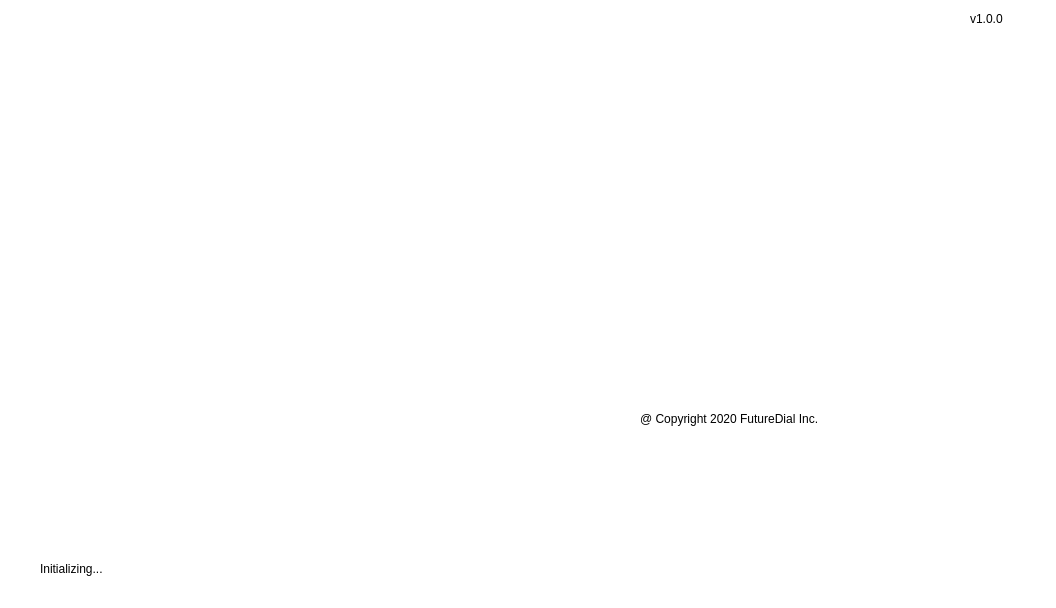
<?xml version="1.0" encoding="UTF-8"?>
<ui version="4.0">
 <class>SplashWidget</class>
 <widget class="QWidget" name="SplashWidget">
  <property name="geometry">
   <rect>
    <x>0</x>
    <y>0</y>
    <width>1056</width>
    <height>608</height>
   </rect>
  </property>
  <property name="windowTitle">
   <string>SplashWidget</string>
  </property>
  <property name="styleSheet">
   <string notr="true">QWidget {
	background: white;
}</string>
  </property>
  <widget class="QLabel" name="label_msg">
   <property name="geometry">
    <rect>
     <x>40</x>
     <y>560</y>
     <width>181</width>
     <height>17</height>
    </rect>
   </property>
   <property name="text">
    <string>Initializing...</string>
   </property>
  </widget>
  <widget class="QLabel" name="label_copyright">
   <property name="geometry">
    <rect>
     <x>640</x>
     <y>410</y>
     <width>241</width>
     <height>17</height>
    </rect>
   </property>
   <property name="text">
    <string>@ Copyright 2020 FutureDial Inc.</string>
   </property>
  </widget>
  <widget class="QLabel" name="label_version">
   <property name="geometry">
    <rect>
     <x>970</x>
     <y>10</y>
     <width>51</width>
     <height>17</height>
    </rect>
   </property>
   <property name="text">
    <string>v1.0.0</string>
   </property>
  </widget>
 </widget>
 <resources/>
 <connections/>
</ui>
